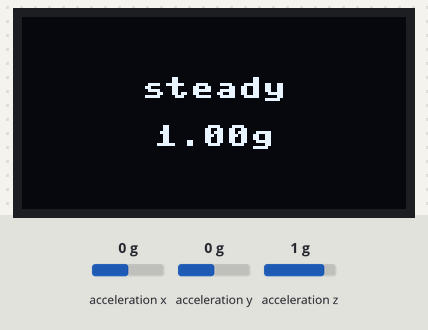
A program run on a simulated Raspberry Pi Pico running MicroPython. On the bench: 128×64 one-colour display. The test bench sets the inputs (shaded band); at power-on: acceleration x 0 g, acceleration z 1 g, acceleration y 0 g. Library files of the repository ran but are not shown: ssd1306.py; what the program prints to the serial console is not drawn.

Above: at 1.3 s.
1.4 s: acceleration x set to -1.4 g
At 2.6 s:
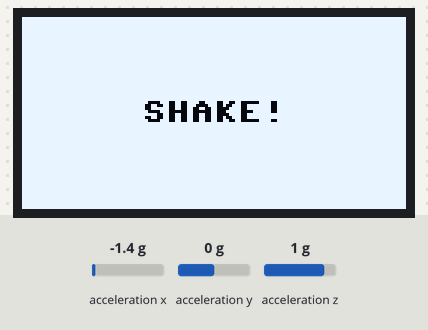
2.9 s: acceleration z set to 0.7 g
4.8 s: acceleration z set to 0.4 g
At 5.9 s:
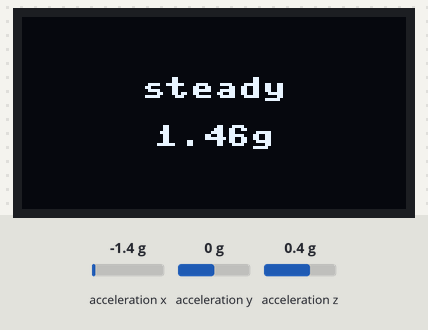
7.0 s: acceleration x set to 0 g
At 7.7 s:
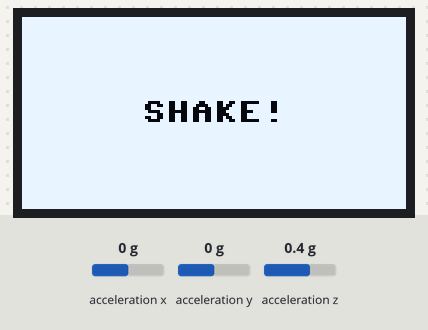
8.5 s: acceleration y set to -0.8 g
At 10.0 s:
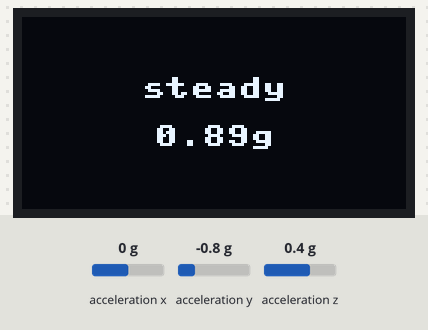
10.8 s: acceleration x set to 1.4 g
At 11.3 s:
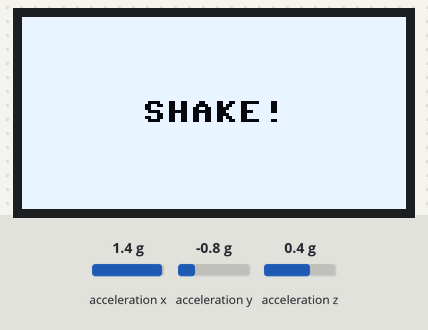
Timing chart, 0 to 13.3 s (numbered marks = the images above; inputs shaded):
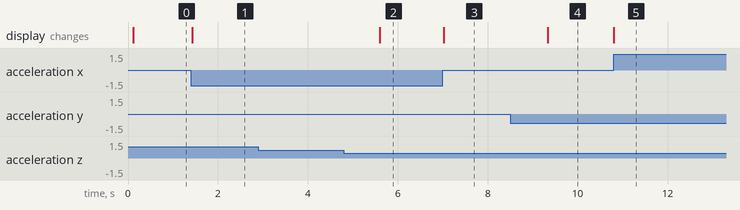

The program:

11-demo-shake-detector.py
```python
import machine
import struct
import time
import math
import config

# MPU6050 wiring (I2C1):
#   SDA -> GPIO10 (I2C1 SDA)
#   SCL -> GPIO11 (I2C1 SCL)
#
# OLED wiring (SPI0) is defined in config.py.
#
# Load this file onto the Pico with Thonny and run it (F5), or run
# headlessly with mpremote (requires config.py and lib/ssd1306.py to
# already be copied onto the Pico's filesystem).
#
# At rest, total accelerometer magnitude reads ~1g no matter which way the
# sensor is oriented, since gravity is the only force acting on it. A tap,
# bump, or shake briefly pushes that magnitude well above (or below) 1g.
# This watches for that spike and flashes SHAKE! on the display - the same
# kind of event a real swarm robot would broadcast to its neighbors for
# collective obstacle avoidance (Chapter 13).
I2C_SDA_PIN = 10
I2C_SCL_PIN = 11
I2C_BUS = 1
MPU6050_ADDRESS = 0x68
PWR_MGMT_1 = 0x6B
ACCEL_XOUT_H = 0x3B

ACCEL_SCALE = 16384.0    # LSB per g at the default +/-2g range
SHAKE_THRESHOLD_G = 0.5   # trigger when magnitude is more than this far from 1g
SHAKE_HOLD_MS = 800        # how long SHAKE! stays on screen after a spike

sda = machine.Pin(I2C_SDA_PIN)
scl = machine.Pin(I2C_SCL_PIN)
i2c = machine.I2C(I2C_BUS, sda=sda, scl=scl, freq=400000)

# Wake the sensor - it powers on in sleep mode
i2c.writeto_mem(MPU6050_ADDRESS, PWR_MGMT_1, bytes([0x00]))
time.sleep_ms(100)

oled = config.init_display()
WHITE = config.WHITE
BLACK = config.BLACK
WIDTH = config.WIDTH
HEIGHT = config.HEIGHT


def read_accel():
    data = i2c.readfrom_mem(MPU6050_ADDRESS, ACCEL_XOUT_H, 6)
    ax, ay, az = struct.unpack(">hhh", data)
    return ax / ACCEL_SCALE, ay / ACCEL_SCALE, az / ACCEL_SCALE


def center_text(text, y, color):
    x = (WIDTH - len(text) * 8) // 2
    oled.text(text, x, y, color)


shake_until = time.ticks_ms()
print("Watching for shakes/bumps. Ctrl-C to stop.")

try:
    while True:
        ax, ay, az = read_accel()
        magnitude = math.sqrt(ax * ax + ay * ay + az * az)
        now = time.ticks_ms()

        if abs(magnitude - 1.0) > SHAKE_THRESHOLD_G:
            shake_until = time.ticks_add(now, SHAKE_HOLD_MS)
            print("SHAKE detected - magnitude = {:.2f}g".format(magnitude))

        if time.ticks_diff(shake_until, now) > 0:
            oled.fill(WHITE)
            center_text("SHAKE!", 28, BLACK)
        else:
            oled.fill(BLACK)
            center_text("steady", 20, WHITE)
            center_text("{:.2f}g".format(magnitude), 36, WHITE)
        oled.show()
        time.sleep_ms(50)
except KeyboardInterrupt:
    print("Got ctrl-c, stopping")
    oled.fill(BLACK)
    oled.show()
```

config.py
```python
# Hardware configuration for the MPU6050 IMU kit.

from machine import Pin, SPI
import ssd1306

# ---------------------------------------------------------------------------
# OLED display (SPI0) - 2.42" SSD1306/SSD1309, same pins as compass-hmc5883l
# ---------------------------------------------------------------------------
WIDTH = 128
HEIGHT = 64

SCL_PIN = 2  # SPI clock
SDA_PIN = 3  # SPI MOSI
RES_PIN = 4
DC_PIN = 5
CS_PIN = 6

WHITE = 1
BLACK = 0
NO_FILL = 0
FILL = 1


def init_display():
    clock = Pin(SCL_PIN)
    data = Pin(SDA_PIN)
    res = Pin(RES_PIN)
    dc = Pin(DC_PIN)
    cs = Pin(CS_PIN)
    spi = SPI(0, sck=clock, mosi=data)
    return ssd1306.SSD1306_SPI(WIDTH, HEIGHT, spi, dc, res, cs)


# ---------------------------------------------------------------------------
# MPU6050 sensor (I2C1)
# ---------------------------------------------------------------------------
# The RP2040's I2C1 hardware block fixes GPIO10 as SDA and GPIO11 as SCL -
# machine.I2C(1, ...) raises "bad SCL pin" if the roles are swapped.
I2C_SDA_PIN = 10
I2C_SCL_PIN = 11
I2C_BUS = 1

# Aux I2C pass-through pins - usually unconnected on GY-521 breakouts
XDA_PIN = 12
XCL_PIN = 13

# Address select pin: low/floating = 0x68, high = 0x69
AD0_PIN = 14

# Interrupt output, only active once configured in the driver
INT_PIN = 15

# I2C addresses and identity register
MPU6050_ADDRESS_LOW = 0x68   # AD0 tied low (or floating with internal pull-down)
MPU6050_ADDRESS_HIGH = 0x69  # AD0 tied high
WHO_AM_I_REG = 0x75
WHO_AM_I_EXPECTED = 0x68     # MPU6050 always reports 0x68 here, regardless of AD0
```

Measured:
- the behaviour switches between 0.6 and 0.5 g on acceleration z (found by bisection; images 1 and 2)
- after the input at 1.4 s, the display: changes at once (image 1)
- after the input at 2.9 s, every drawn part: stays the same
- after the input at 4.8 s, the display: changes after 0.80 s (image 2)
- after the input at 7.0 s, the display: changes at once (image 3)
- after the input at 8.5 s, the display: changes after 0.83 s (image 4)
- after the input at 10.8 s, the display: changes at once (image 5)
